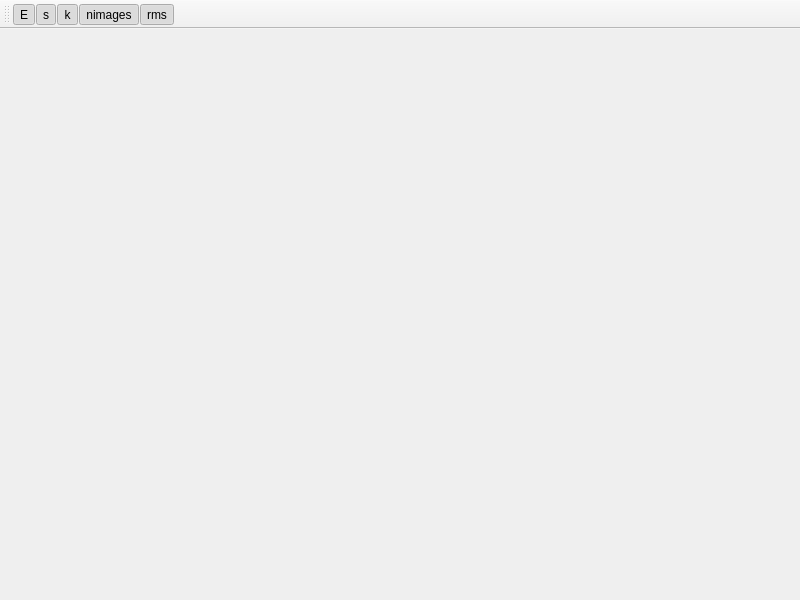
<?xml version="1.0" encoding="UTF-8"?>
<ui version="4.0">
 <class>MainWindow</class>
 <widget class="QMainWindow" name="MainWindow">
  <property name="geometry">
   <rect>
    <x>0</x>
    <y>0</y>
    <width>800</width>
    <height>600</height>
   </rect>
  </property>
  <property name="windowTitle">
   <string>NEB explorer</string>
  </property>
  <widget class="QWidget" name="centralwidget"/>
  <widget class="QMenuBar" name="menubar">
   <property name="geometry">
    <rect>
     <x>0</x>
     <y>0</y>
     <width>800</width>
     <height>29</height>
    </rect>
   </property>
  </widget>
  <widget class="QToolBar" name="toolBar">
   <property name="windowTitle">
    <string>toolBar</string>
   </property>
   <attribute name="toolBarArea">
    <enum>TopToolBarArea</enum>
   </attribute>
   <attribute name="toolBarBreak">
    <bool>false</bool>
   </attribute>
   <addaction name="actionE"/>
   <addaction name="actionS"/>
   <addaction name="actionK"/>
   <addaction name="actionNimages"/>
   <addaction name="actionRms"/>
  </widget>
  <action name="actionRun">
   <property name="text">
    <string>Run</string>
   </property>
   <property name="toolTip">
    <string>run the neb</string>
   </property>
  </action>
  <action name="actionE">
   <property name="checkable">
    <bool>true</bool>
   </property>
   <property name="checked">
    <bool>true</bool>
   </property>
   <property name="text">
    <string>E</string>
   </property>
   <property name="toolTip">
    <string>show energies</string>
   </property>
  </action>
  <action name="actionS">
   <property name="checkable">
    <bool>true</bool>
   </property>
   <property name="checked">
    <bool>true</bool>
   </property>
   <property name="text">
    <string>s</string>
   </property>
   <property name="toolTip">
    <string>path length</string>
   </property>
  </action>
  <action name="actionK">
   <property name="checkable">
    <bool>true</bool>
   </property>
   <property name="checked">
    <bool>true</bool>
   </property>
   <property name="text">
    <string>k</string>
   </property>
  </action>
  <action name="actionRms">
   <property name="checkable">
    <bool>true</bool>
   </property>
   <property name="checked">
    <bool>true</bool>
   </property>
   <property name="text">
    <string>rms</string>
   </property>
  </action>
  <action name="actionNimages">
   <property name="checkable">
    <bool>true</bool>
   </property>
   <property name="checked">
    <bool>true</bool>
   </property>
   <property name="text">
    <string>nimages</string>
   </property>
  </action>
  <action name="action3D">
   <property name="checkable">
    <bool>true</bool>
   </property>
   <property name="text">
    <string>3D</string>
   </property>
  </action>
 </widget>
 <resources/>
 <connections/>
</ui>
